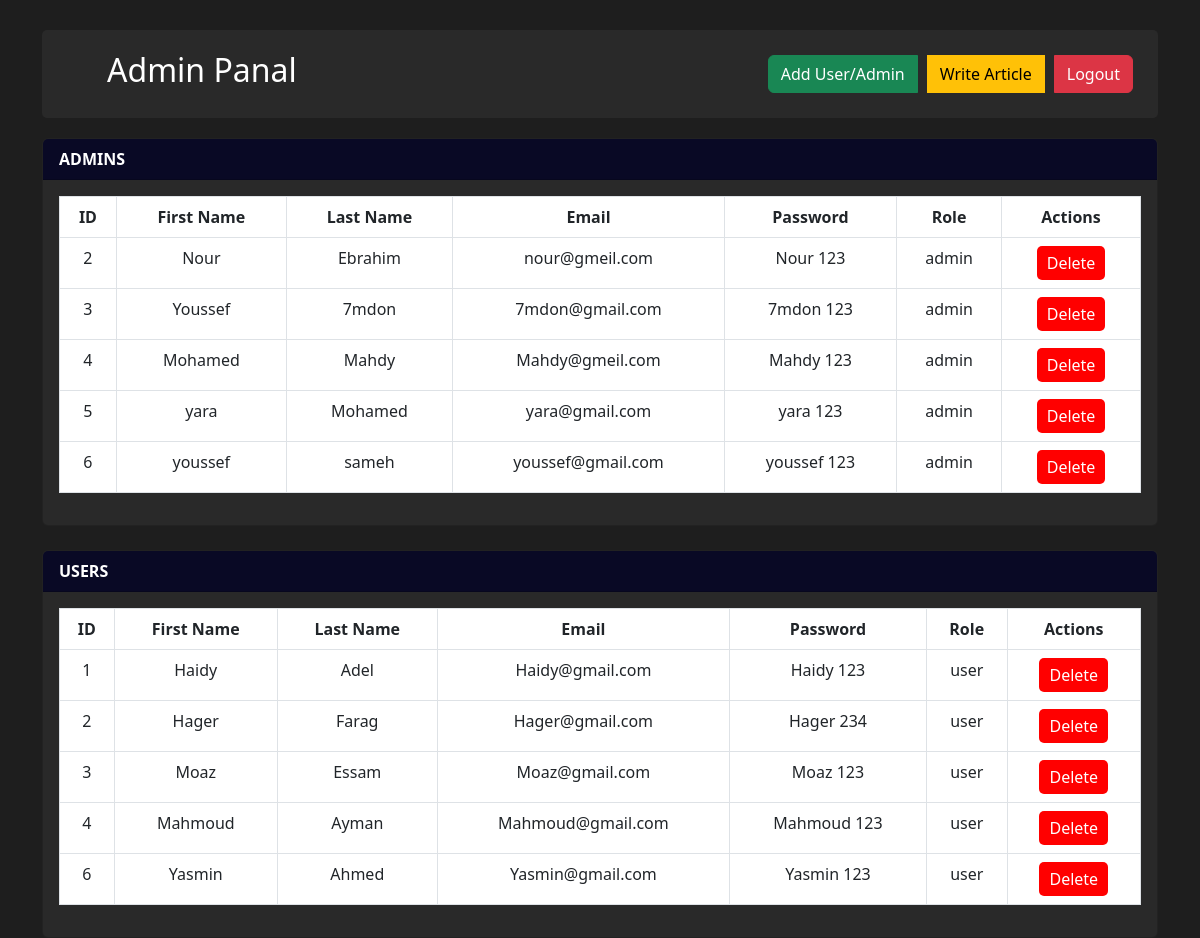
/admin_panal.php (signed in), run on the app's committed database.
### tables this page shows
CREATE TABLE `users` (
  `User_id` int(4) NOT NULL,
  `F_Name` varchar(15) NOT NULL,
  `L_Name` varchar(15) NOT NULL,
  `Pass` varchar(20) NOT NULL,
  `Email` varchar(20) NOT NULL,
  `Role` varchar(5) DEFAULT 'user',
  `Admin_id` int(4) DEFAULT NULL
);

### admin_panal.php (the view, shortened to what this page needs)
<?php
include 'connect.php';
$admin_query = "SELECT * FROM admins";
$admin_result = mysqli_query($conn, $admin_query);
$users_query = "SELECT * FROM users";
$users_result = mysqli_query($conn, $users_query);
?>
<!DOCTYPE html>
<html lang="en">
<head>
    <link href="https://cdn.jsdelivr.net/npm/bootstrap@5.3.0/dist/css/bootstrap.min.css" rel="stylesheet">
</head>
<body>
    <div class="container">
        <form method="POST" action="<?php echo htmlspecialchars($_SERVER["PHP_SELF"]); ?>">
            <div class="header">
                <h2>Admin Panal</h2>
                <div class="btn-group">
                    <button type="button" class="btn btn-success" data-bs-toggle="modal"
                        data-bs-target="#addusermodal">Add
                        User/Admin</button>
                    <a href="write_article.php" class="btn btn-warning">Write Article</a>
                    <button type="submit" name="logout" class="btn btn-danger">Logout</button>
                </div>
            </div>
        </form>
        <div class="card mb-4">
            <div class="card-header"><b>ADMINS</b></div>
            <div class="card-body">
                <table class="table table-bordered text-center">
                    <thead>
                        <tr>
                            <th>ID</th>
                            <th>First Name</th>
                            <th>Last Name</th>
                            <th>Email</th>
                            <th>Password</th>
                            <th>Role</th>
                            <th>Actions</th>
                        </tr>
                    </thead>
                    <tbody>
                        <?php
                        while ($row = mysqli_fetch_array($admin_result)) {
                            echo "<tr>";
                            echo "<td>" . $row['Admin_id'] . "</td>";
                            echo "<td>" . $row['F_Name'] . "</td>";
                            echo "<td>" . $row['L_Name'] . "</td>";
                            echo "<td>" . $row['Email'] . "</td>";
                            echo "<td>" . $row['Pass'] . "</td>";
                            echo "<td>" . $row['Role'] . "</td>";
                            echo "<td>";
                            echo "<form method='POST' action='" . htmlspecialchars($_SERVER['PHP_SELF']) . "'>
                                <input type='hidden' name='delete_admin_id' value='" . $row['Admin_id'] . "'>
                                <button type='submit' class='btn-delete' onclick='return confirm(\"Are you sure?\")'>Delete</button>
                                </form>";
                            echo "</td>";
                            echo "</tr>";
                        }
                        ?>
                    </tbody>
                </table>
            </div>
        </div>
        <div class="card">
            <div class="card-header"><b>USERS</b></div>
            <div class="card-body">
                <table class="table table-bordered text-center">
                    <thead>
                        <tr>
                            <th>ID</th>
                            <th>First Name</th>
                            <th>Last Name</th>
                            <th>Email</th>
                            <th>Password</th>
                            <th>Role</th>
                            <th>Actions</th>
                        </tr>
                    </thead>
                    <tbody>
                        <?php
                        while ($row2 = mysqli_fetch_array($users_result)) {
                            echo "<tr>";
                            echo "<td>" . $row2['User_id'] . "</td>";
                            echo "<td>" . $row2['F_Name'] . "</td>";
                            echo "<td>" . $row2['L_Name'] . "</td>";
                            echo "<td>" . $row2['Email'] . "</td>";
                            echo "<td>" . $row2['Pass'] . "</td>";
                            echo "<td>" . $row2['Role'] . "</td>";
                            echo "<td>";
                            echo "<form method='POST' action='" . htmlspecialchars($_SERVER['PHP_SELF']) . "'>
                                <input type='hidden' name='delete_user_id' value='" . $row2['User_id'] . "'>
                                <button type='submit' class='btn-delete' onclick='return confirm(\"Are you sure?\")'>Delete</button>
                                </form>";
                            echo "</td>";
                            echo "</tr>";
                        }
                        ?>
                    </tbody>
                </table>
            </div>
        </div>
    </div>
</body>
</html>

### admin_panal.php (style rules this page uses)
body { background-color: #1e1e1e; color: #ffffff; }
.container { margin-top: 30px; }
.header { display: flex; justify-content: space-between; align-items: center; background: #292929; color: white; padding: 15px; border-radius: 5px; margin-bottom: 20px; }
h2 { margin-left: 50px; }
.card { background-color: #292929; color: white; }
.card-header { background-color: rgb(9, 9, 37); }
.btn { margin: 10px; }
.btn-delete { background-color: red; color: white; border: none; padding: 5px 10px; border-radius: 5px; }

### data on the page
users: User_id "1", F_Name "Haidy", L_Name "Adel", Email "Haidy@gmail.com", Pass "Haidy 123", Role "user"
users: User_id "2", F_Name "Hager", L_Name "Farag", Email "Hager@gmail.com", Pass "Hager 234", Role "user"
users: User_id "3", F_Name "Moaz", L_Name "Essam", Email "Moaz@gmail.com", Pass "Moaz 123", Role "user"
users: User_id "4", F_Name "Mahmoud", L_Name "Ayman", Email "Mahmoud@gmail.com", Pass "Mahmoud 123", Role "user"
users: User_id "6", F_Name "Yasmin", L_Name "Ahmed", Email "Yasmin@gmail.com", Pass "Yasmin 123", Role "user"

### other printed values
$row['Admin_id'] "2"
$row['F_Name'] "Nour"
$row['L_Name'] "Ebrahim"
$row['Email'] "nour@gmeil.com"
$row['Pass'] "Nour 123"
$row['Role'] "admin"
$row['Admin_id'] "3"
$row['F_Name'] "Youssef"
$row['L_Name'] "7mdon"
$row['Email'] "7mdon@gmail.com"
$row['Pass'] "7mdon 123"
$row['Admin_id'] "4"
$row['F_Name'] "Mohamed"
$row['L_Name'] "Mahdy"
$row['Email'] "Mahdy@gmeil.com"
